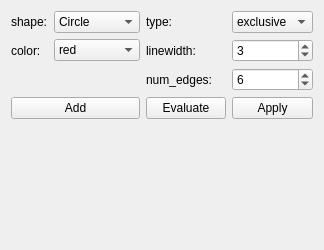
             <widget class="QWidget" name="tab_2">
              <attribute name="title">
               <string>Draw</string>
              </attribute>
              <layout class="QGridLayout" name="gridLayout_23">
               <item row="1" column="0">
                <spacer name="verticalSpacer">
                 <property name="orientation">
                  <enum>Qt::Orientation::Vertical</enum>
                 </property>
                 <property name="sizeHint" stdset="0">
                  <size>
                   <width>20</width>
                   <height>120</height>
                  </size>
                 </property>
                </spacer>
               </item>
               <item row="0" column="0">
                <layout class="QGridLayout" name="gridLayout_8">
                 <item row="1" column="0">
                  <widget class="QLabel" name="label_14">
                   <property name="sizePolicy">
                    <sizepolicy hsizetype="Minimum" vsizetype="Preferred">
                     <horstretch>0</horstretch>
                     <verstretch>0</verstretch>
                    </sizepolicy>
                   </property>
                   <property name="text">
                    <string>color:</string>
                   </property>
                  </widget>
                 </item>
                 <item row="1" column="2">
                  <widget class="QLabel" name="label_8">
                   <property name="sizePolicy">
                    <sizepolicy hsizetype="Minimum" vsizetype="Preferred">
                     <horstretch>0</horstretch>
                     <verstretch>0</verstretch>
                    </sizepolicy>
                   </property>
                   <property name="text">
                    <string>linewidth:</string>
                   </property>
                  </widget>
                 </item>
                 <item row="3" column="2">
                  <widget class="QPushButton" name="btn_mask_draw_evaluate">
                   <property name="text">
                    <string>Evaluate</string>
                   </property>
                  </widget>
                 </item>
                 <item row="1" column="3">
                  <widget class="QSpinBox" name="plot_width">
                   <property name="specialValueText">
                    <string extracomment="linewidth"/>
                   </property>
                   <property name="minimum">
                    <number>1</number>
                   </property>
                   <property name="value">
                    <number>3</number>
                   </property>
                  </widget>
                 </item>
                 <item row="0" column="2">
                  <widget class="QLabel" name="label_22">
                   <property name="text">
                    <string>type:</string>
                   </property>
                  </widget>
                 </item>
                 <item row="0" column="1">
                  <widget class="QComboBox" name="cb_selector_type">
                   <item>
                    <property name="text">
                     <string>Circle</string>
                    </property>
                   </item>
                   <item>
                    <property name="text">
                     <string>Polygon</string>
                    </property>
                   </item>
                   <item>
                    <property name="text">
                     <string>Ellipse</string>
                    </property>
                   </item>
                   <item>
                    <property name="text">
                     <string>Rectangle</string>
                    </property>
                   </item>
                  </widget>
                 </item>
                 <item row="0" column="3">
                  <widget class="QComboBox" name="cb_selector_mode">
                   <item>
                    <property name="text">
                     <string>exclusive</string>
                    </property>
                   </item>
                   <item>
                    <property name="text">
                     <string>inclusive</string>
                    </property>
                   </item>
                  </widget>
                 </item>
                 <item row="3" column="3">
                  <widget class="QPushButton" name="btn_mask_draw_apply">
                   <property name="text">
                    <string>Apply</string>
                   </property>
                  </widget>
                 </item>
                 <item row="0" column="0">
                  <widget class="QLabel" name="label_23">
                   <property name="text">
                    <string>shape:</string>
                   </property>
                  </widget>
                 </item>
                 <item row="1" column="1">
                  <widget class="QComboBox" name="cb_selector_color">
                   <item>
                    <property name="text">
                     <string>red</string>
                    </property>
                   </item>
                   <item>
                    <property name="text">
                     <string>green</string>
                    </property>
                   </item>
                   <item>
                    <property name="text">
                     <string>yellow</string>
                    </property>
                   </item>
                   <item>
                    <property name="text">
                     <string>blue</string>
                    </property>
                   </item>
                   <item>
                    <property name="text">
                     <string>cyan</string>
                    </property>
                   </item>
                   <item>
                    <property name="text">
                     <string>magenta</string>
                    </property>
                   </item>
                   <item>
                    <property name="text">
                     <string>black</string>
                    </property>
                   </item>
                   <item>
                    <property name="text">
                     <string>white</string>
                    </property>
                   </item>
                  </widget>
                 </item>
                 <item row="2" column="2">
                  <widget class="QLabel" name="label_39">
                   <property name="text">
                    <string>num_edges:</string>
                   </property>
                  </widget>
                 </item>
                 <item row="2" column="3">
                  <widget class="QSpinBox" name="spinBox_num_edges">
                   <property name="minimum">
                    <number>3</number>
                   </property>
                   <property name="maximum">
                    <number>12</number>
                   </property>
                   <property name="value">
                    <number>6</number>
                   </property>
                  </widget>
                 </item>
                 <item row="3" column="0" colspan="2">
                  <widget class="QPushButton" name="btn_mask_draw_add">
                   <property name="text">
                    <string>Add</string>
                   </property>
                  </widget>
                 </item>
                </layout>
               </item>
              </layout>
             </widget>
